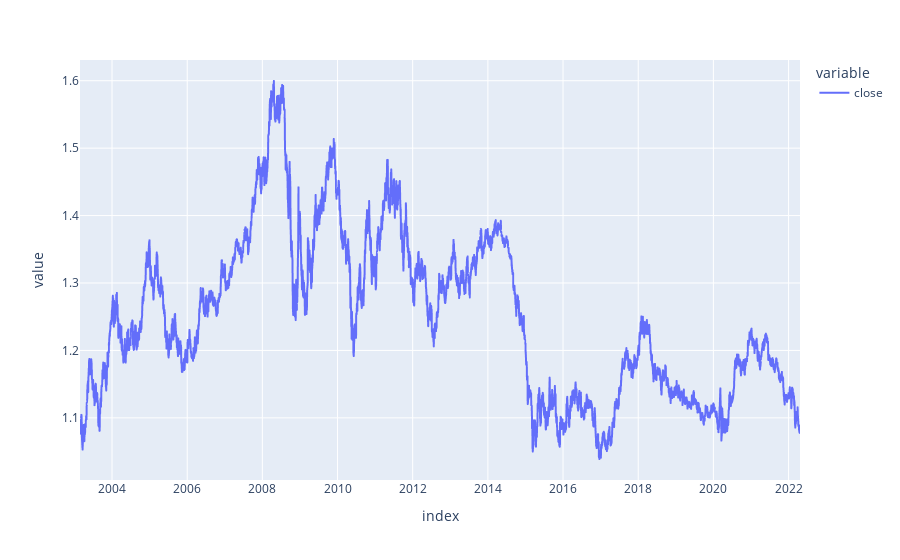

Notebook cell for this chart:
### Code cell
# plotting the opening and closing value 
forex[['close']].plot()

### Figure 1 — Plotly figure (JSON) as saved in the notebook; plotly's stock layout.template omitted (floating-point values rounded to 4 significant figures; data arrays with more than 128 entries replaced by an {"elided": "..."} marker saying what was removed)
{"data": [{"hovertemplate": "variable=close<br>index=%{x}<br>value=%{y}<extra></extra>", "legendgroup": "close", "line": {"color": "#636efa", "dash": "solid"}, "marker": {"symbol": "circle"}, "mode": "lines", "name": "close", "showlegend": true, "type": "scattergl", "x": {"elided": "5000 str values"}, "xaxis": "x", "y": {"elided": "5000 float values"}, "yaxis": "y"}], "layout": {"autosize": true, "legend": {"title": {"text": "variable"}, "tracegroupgap": 0}, "margin": {"t": 60}, "xaxis": {"anchor": "y", "autorange": true, "domain": [0, 1], "range": ["2003-02-24", "2022-04-22"], "title": {"text": "index"}, "type": "date"}, "yaxis": {"anchor": "x", "autorange": true, "domain": [0, 1], "range": [1.008, 1.631], "title": {"text": "value"}, "type": "linear"}}}
